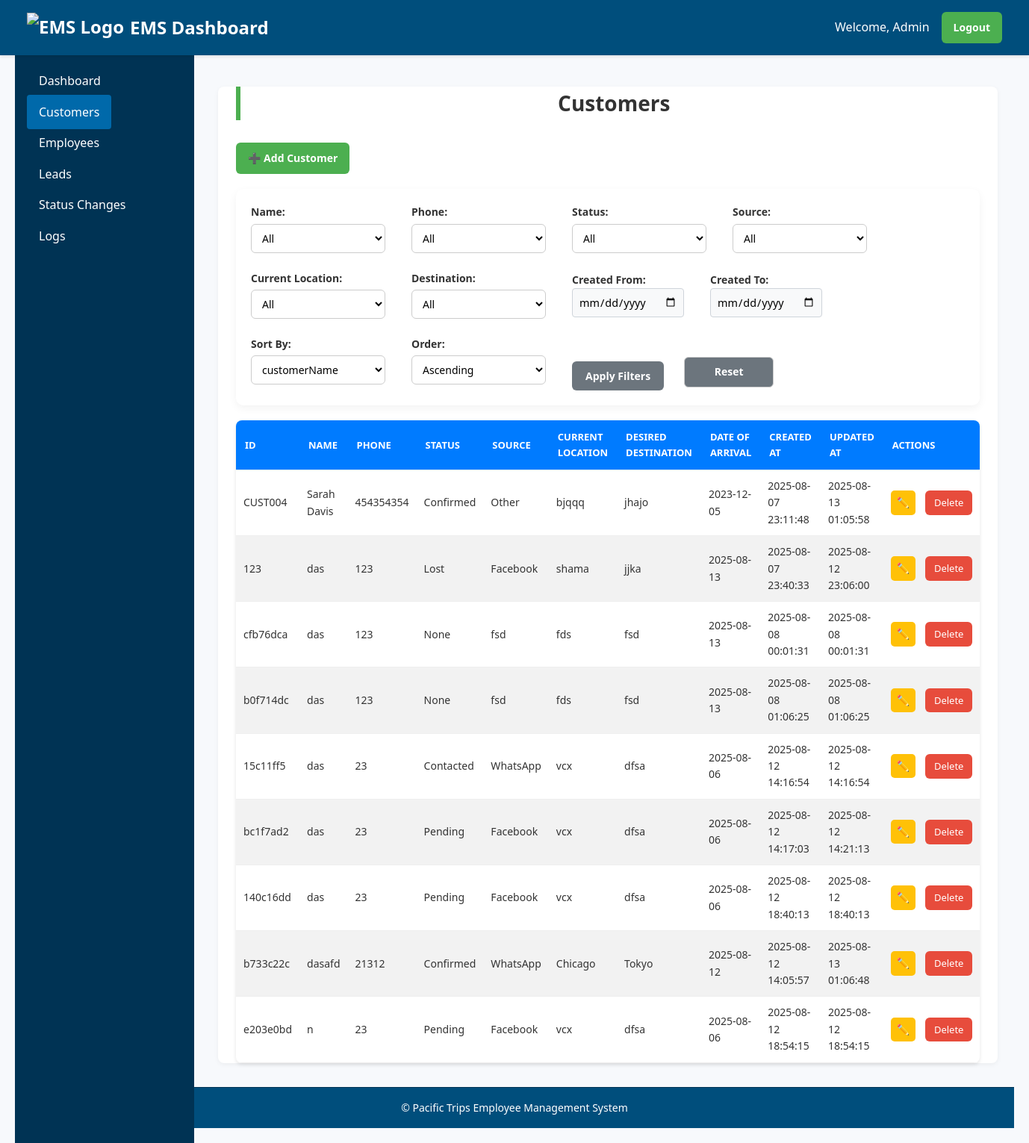
The app's page /customers (signed in), older data.
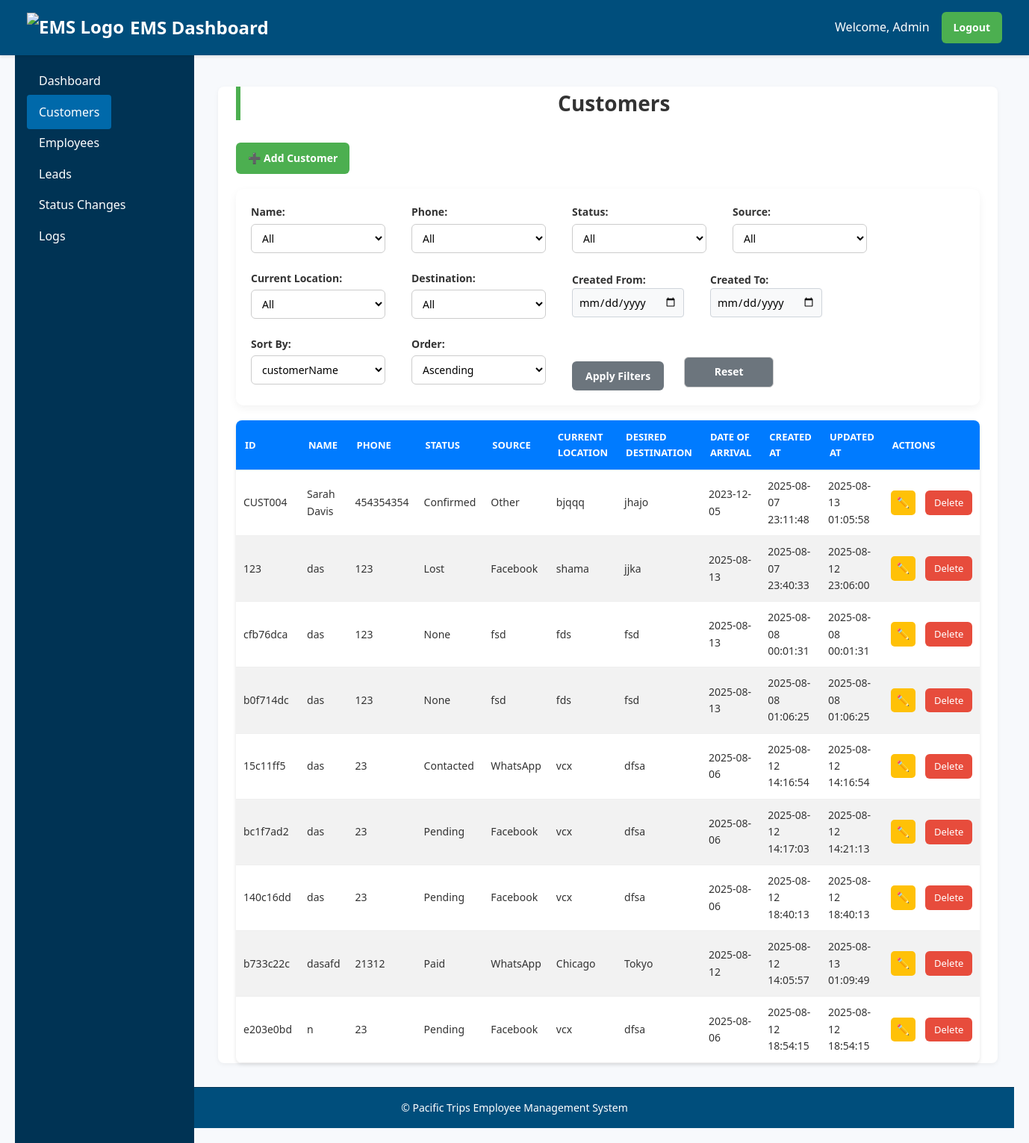
The same page, newer data.
### tables this page shows
CREATE TABLE customers (
    customerId TEXT PRIMARY KEY,
    customerName TEXT NOT NULL,
    phone TEXT NOT NULL,
    source TEXT NOT NULL,
    currentLocation TEXT NOT NULL,
    desiredDestination TEXT NOT NULL,
    dateOfArrival TEXT,
    createdAt TEXT DEFAULT CURRENT_TIMESTAMP,
    updatedAt TEXT DEFAULT CURRENT_TIMESTAMP
, status TEXT);

### app.py (the view)
    def wrap(*args, **kwargs):
        if 'user_id' not in session:
            flash('Please login first.', 'danger')
            return redirect(url_for('login'))
        return f(*args, **kwargs)

### app.py (called while the page is built)
def get_db_connection():
    conn = sqlite3.connect(DATABASE, timeout=10)
    conn.row_factory = sqlite3.Row
    conn.execute("PRAGMA journal_mode=WAL")
    return conn

def login_required(f):
    def wrap(*args, **kwargs):
        if 'user_id' not in session:
            flash('Please login first.', 'danger')
            return redirect(url_for('login'))
        return f(*args, **kwargs)
    wrap.__name__ = f.__name__
    return wrap

### templates/customers.html (shortened to what this page needs)
{% extends "base.html" %}
{% block content %}
<h2>Customers</h2>
<div class="button-group">
    <a href="{{ url_for('add_customer') }}" class="btn">➕ Add Customer</a>
</div>
<form method="GET" action="{{ url_for('customers') }}" class="filter-form">
    <label>Name:
        <select name="customerName">
            <option value="">All</option>
        </select>
    </label>
    <label>Phone:
        <select name="phone">
            <option value="">All</option>
        </select>
    </label>
    <label>Status:
        <select name="status">
            <option value="">All</option>
        </select>
    </label>
    <label>Source:
        <select name="source">
            <option value="">All</option>
        </select>
    </label>
    <label>Current Location:
        <select name="currentLocation">
            <option value="">All</option>
        </select>
    </label>
    <label>Destination:
        <select name="desiredDestination">
            <option value="">All</option>
        </select>
    </label>
    <label>Created From:
        <input type="date" name="start_date" value="{{ filters.start_date }}">
    </label>
    <label>Created To:
        <input type="date" name="end_date" value="{{ filters.end_date }}">
    </label>
    <label>Sort By:
        <select name="sort_by">
            {% for col in ['customerId', 'customerName', 'phone', 'status', 'source', 'currentLocation', 'desiredDestination', 'dateOfArrival', 'createdAt', 'updatedAt'] %}
            <option value="{{ col }}" {% if sort_by == col %}selected{% endif %}>{{ col }}</option>
            {% endfor %}
        </select>
    </label>
    <label>Order:
        <select name="sort_order">
            <option value="asc" {% if sort_order == 'asc' %}selected{% endif %}>Ascending</option>
        </select>
    </label>
    <button type="submit" class="btn">Apply Filters</button>
    <a href="{{ url_for('customers') }}" class="btn danger">Reset</a>
</form>
<table>
    <thead>
        <tr>
            <th>ID</th>
            <th>Name</th>
            <th>Phone</th>
            <th>Status</th>
            <th>Source</th>
            <th>Current Location</th>
            <th>Desired Destination</th>
            <th>Date of Arrival</th>
            <th>Created At</th>
            <th>Updated At</th>
            <th>Actions</th>
        </tr>
    </thead>
    <tbody>
        {% for customer in customers %}
        <tr>
            <td>{{ customer.customerId }}</td>
            <td>{{ customer.customerName }}</td>
            <td>{{ customer.phone }}</td>
            <td>{{ customer.status }}</td>
            <td>{{ customer.source }}</td>
            <td>{{ customer.currentLocation }}</td>
            <td>{{ customer.desiredDestination }}</td>
            <td>{{ customer.dateOfArrival or '' }}</td>
            <td>{{ customer.createdAt }}</td>
            <td>{{ customer.updatedAt }}</td>
            <td>
                <a href="{{ url_for('edit_customer', customer_id=customer.customerId) }}" class="btn small">✏️</a>
                <a href="{{ url_for('delete_customer', customer_id=customer.customerId) }}" class="btn-delete"
                    onclick="return confirm('Are you sure you want to delete this customer?');">Delete</a>
            </td>
        </tr>
        {% endfor %}
    </tbody>
</table>
{% endblock %}

Row changes from the older to the newer data that the page shows:
changed customers "dasafd": status "Confirmed" → "Paid"; updatedAt "2025-08-13 01:06:48" → "2025-08-13 01:09:49"
